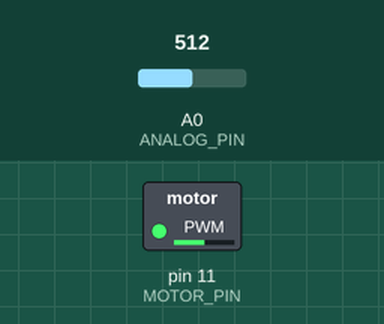
This sketch was run on a simulated Arduino Uno, built with avr-gcc and run on an emulated ATmega328P. Shown: switched loads named in the sketch (green lamp = pin HIGH). Inputs (shaded band) come from the test bench; at power-on: A0 (ANALOG_PIN) = 512.

Above: at 1.2 s.
1.3 s: A0 (ANALOG_PIN) set to 716
At 2.5 s:
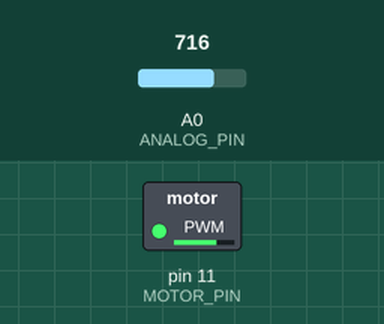
2.8 s: A0 (ANALOG_PIN) set to 900
At 3.7 s:
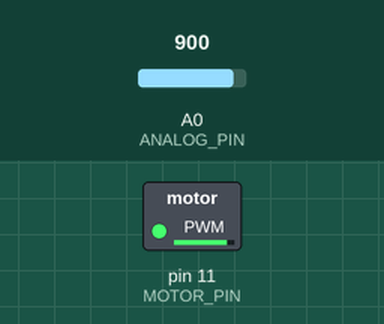
4.3 s: A0 (ANALOG_PIN) set to 122
At 4.9 s:
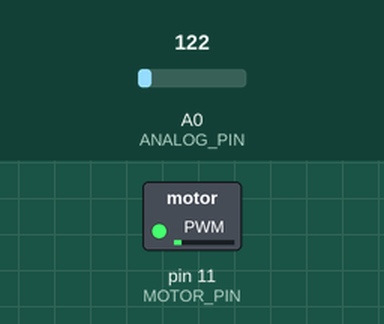
5.8 s: A0 (ANALOG_PIN) set to 0
At 7.2 s:
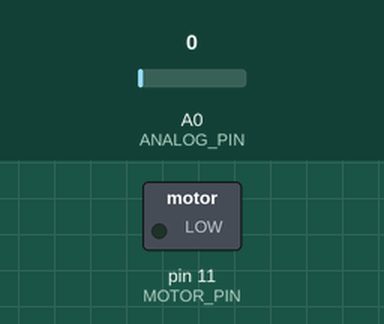
Timing chart, 0 to 8.3 s (numbered marks = the images above; inputs shaded):
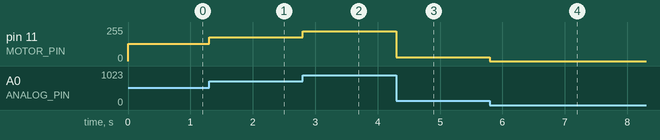

The sketch:

motor_control.ino
```cpp
//Motor_Control

#define ANALOG_PIN A0
#define MOTOR_PIN 11
void setup()
{
	Serial.begin(9600);
	pinMode(MOTOR_PIN, OUTPUT);
	pinMode(ANALOG_PIN, INPUT);
}

void loop()
{
	analogWrite(MOTOR_PIN, analogRead(ANALOG_PIN)/4);
}
```

Measured:
- after the input at 1.3 s, pin 11 (MOTOR_PIN): 128/255 → 179/255 at once
- after the input at 2.8 s, pin 11 (MOTOR_PIN): 179/255 → 225/255 at once
- after the input at 4.3 s, pin 11 (MOTOR_PIN): 225/255 → 30/255 at once
- after the input at 5.8 s, pin 11 (MOTOR_PIN): 30/255 → 0/255 at once
